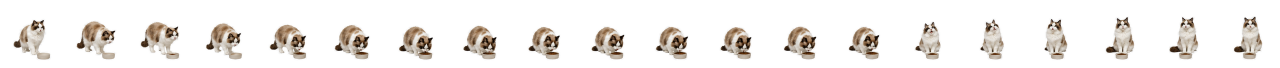
#> input picture templates/macos-desktop-pet/Sources/LovelyPetApp/Resources/pets/default/frames/eat/eat-20f-sheet.png, 6400 x 340 px (shown at 1/5 size)
$ python -i fix_yawn_action_sheet.py   (imports and definitions only)
#> lines starting #> are read from the running program, lines starting #| are printed output that depends on the picture; after the words box and inside, x2 and y2 are one past the last pixel; in counts of white or black regions, pixels touching at a corner belong together
#!/usr/bin/env python3
from __future__ import annotations

import json
import shutil
import zipfile
from pathlib import Path
from urllib.request import Request, urlopen

from PIL import Image
import numpy as np
from scipy import ndimage as ndi

DRIVE_FILE_ID = "1JIeNnddO7bU8brgXlXrhX4oFHPkYfahk"
PET_ROOT = Path("templates/macos-desktop-pet/Sources/LovelyPetApp/Resources/pets/default")
TARGET = PET_ROOT / "frames/yawn/yawn-20f-sheet.png"
ACTION_MAP = PET_ROOT / "ACTION_SPRITE_MAP.md"
TEMP_WORKFLOW = Path(".github/workflows/fix-yawn-action-sheet-from-drive.yml")
TEMP_SCRIPT = Path("pipeline/scripts/fix_yawn_action_sheet.py")

FRAME_WIDTH = 320
FRAME_HEIGHT = 340
FRAME_COUNT = 20
MAX_SPRITE_WIDTH = 220
MAX_SPRITE_HEIGHT = 260
BOTTOM_MARGIN = 20


# [8 lines left out: function download_drive_zip, not called in this run]


def foreground_mask(rgb: Image.Image) -> np.ndarray:
    arr = np.asarray(rgb.convert("RGB"), dtype=np.int16)
    r, g, b = arr[:, :, 0], arr[:, :, 1], arr[:, :, 2]
    mx = arr.max(axis=2)
    background = (np.abs(r - g) <= 12) & (np.abs(r - b) <= 12) & (np.abs(g - b) <= 12) & (mx >= 236)
    return ~background


def yawn_components(mask: np.ndarray) -> list[dict[str, object]]:
    labels, count = ndi.label(mask, structure=np.ones((3, 3), dtype=np.uint8))
    components: list[dict[str, object]] = []
    for label in range(1, count + 1):
        selected = labels == label
        area = int(selected.sum())
        if area < 1000:
            continue
        ys, xs = np.where(selected)
        x0, x1 = int(xs.min()), int(xs.max()) + 1
        y0, y1 = int(ys.min()), int(ys.max()) + 1
        if x1 - x0 < 30 or y1 - y0 < 50:
            continue
        components.append(
            {
                "label": label,
                "area": area,
                "box": (x0, y0, x1, y1),
                "center_x": (x0 + x1) / 2,
            }
        )
    components.sort(key=lambda c: float(c["center_x"]))
    if len(components) < 2:
        raise SystemExit(f"not enough yawn components detected: {len(components)}")
    return components


def regenerate_yawn(source_path: Path) -> dict[str, object]:
    rgb = Image.open(source_path).convert("RGB")
    mask = foreground_mask(rgb)
#> in foreground_mask, `background = (np.abs(r - g) <= 12) & (np.abs(r - b) <= 12) & (np.abs(g..`:
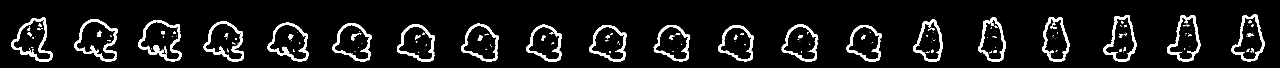
#> background: shape (340, 6400) bool (shown at 1/5 size); 5.6% white; 453 white regions (345 under 20 px), largest, box (x1, y1, x2, y2) and area: (372, 96, 583, 307) 7142, (693, 101, 906, 307) 7016, (1019, 106, 1220, 307) 6562
    labels, _ = ndi.label(mask, structure=np.ones((3, 3), dtype=np.uint8))
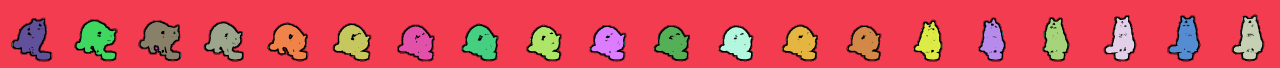
#> labels: shape (340, 6400) int32 (shown at 1/5 size); 541 distinct labels, from 0 to 540; one colour per label, 0 black
    components = yawn_components(mask)
#> in yawn_components, `labels, count = ndi.label(mask, structure=np.ones((3, 3), dtype=np.uin..`: count = 540
#> the loop in yawn_components, `for label in range(1, count + 1):` made 540 passes
#> (area, x0, x1, y0, y1) on passes 1, 3, 4: (1699002, 0, 6400, 0, 340), (17048, 6168, 6312, 83, 297), (16831, 5529, 5671, 85, 298)
#> after the loop in yawn_components, `for label in range(1, count + 1):`: selected: shape (340, 6400) bool; 0% white in thin lines or dots, all inside (x1, y1, x2, y2) = (5644, 295, 5646, 297)
#> after the loop in yawn_components, `for label in range(1, count + 1):`: components = 21 items
#> components = 21 items

    # The generated yawn source currently contains 19 clean detected cat components.
    # The runtime contract requires 20 frames, so resample by duplicating one adjacent
    # peak/open-mouth component. This is safer than the previous generic importer,
    # which expanded the first runtime frame to include three source cats.
    source_indexes = [round(i * (len(components) - 1) / (FRAME_COUNT - 1)) for i in range(FRAME_COUNT)]
#> source_indexes = [0, 1, 2, 3, 4, 5, 6, 7, 8, 9, 11, 12, 13, 14, 15, 16, 17, 18, 19, 20]

    rgba = rgb.convert("RGBA")
    frames = []
    frame_reports = []
    for frame_index, component_index in enumerate(source_indexes):
        component = components[component_index]
        label = int(component["label"])
        x0, y0, x1, y1 = component["box"]
        padding = 6
        x0 = max(0, x0 - padding)
        y0 = max(0, y0 - padding)
        x1 = min(rgb.width, x1 + padding)
        y1 = min(rgb.height, y1 + padding)
        crop = rgba.crop((x0, y0, x1, y1))
        component_alpha = (labels[y0:y1, x0:x1] == label).astype("uint8") * 255
        crop.putalpha(Image.fromarray(component_alpha, mode="L"))
        frames.append(crop)
        frame_reports.append(
            {
                "index": frame_index,
                "source_component_index": component_index,
                "source_box": [x0, y0, x1, y1],
            }
        )
#> this loop made 20 passes
#> (component_index, label, x0, y0, x1, y1) on passes 1 to 12: (0, 14, 61, 93, 257, 304), (1, 28, 376, 100, 583, 303), (2, 36, 697, 104, 902, 303), (3, 50, 1024, 110, 1216, 304), (4, 62, 1342, 117, 1537, 303), (5, 68, 1667, 119, 1853, 303), (6, 88, 1989, 126, 2171, 304), (7, 81, 2310, 123, 2489, 303), (8, 99, 2636, 128, 2805, 304), (9, 100, 2951, 128, 3128, 303), (11, 101, 3273, 128, 3447, 303), (12, 106, 3596, 130, 3764, 303)
#> pass 1, in regenerate_yawn, `component_alpha = (labels[y0:y1, x0:x1] == label).astype("uint8") * 255`:
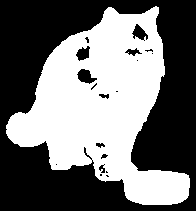
#> component_alpha: shape (211, 196); 44.6% white; 1 white region, box (x1, y1, x2, y2) and area: (6, 6, 190, 205) 18437
#> after the loop:
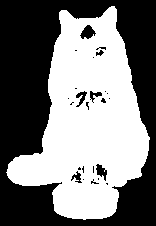
#> component_alpha: shape (226, 156); 48.4% white; 1 white region, box (x1, y1, x2, y2) and area: (6, 6, 150, 220) 17048
#> after the loop:
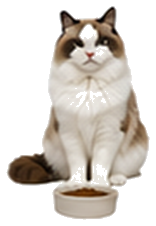
#> crop: PIL image 156x226 RGBA; mean R, G, B, A 129.1, 123.1, 116.5, 123.3; transparent parts drawn white
#> after the loop, frame_reports = 20 items; frames = 20 items

    max_width = max(frame.width for frame in frames)
#> max_width = 207
    max_height = max(frame.height for frame in frames)
#> max_height = 226
    scale = min(MAX_SPRITE_WIDTH / max_width, MAX_SPRITE_HEIGHT / max_height)
#> scale = 1.06
    output = Image.new("RGBA", (FRAME_WIDTH * FRAME_COUNT, FRAME_HEIGHT), (0, 0, 0, 0))
#> output: PIL image 6400x340 RGBA; every value is 0

    for index, frame in enumerate(frames):
        size = (max(1, round(frame.width * scale)), max(1, round(frame.height * scale)))
        resized = frame.resize(size, Image.Resampling.LANCZOS)
        frame_left = index * FRAME_WIDTH
        paste_x = frame_left + (FRAME_WIDTH - resized.width) // 2
        paste_y = FRAME_HEIGHT - BOTTOM_MARGIN - resized.height
        if paste_x < frame_left or paste_x + resized.width > frame_left + FRAME_WIDTH or paste_y < 0:
            raise SystemExit(f"yawn frame {index} does not fit runtime canvas: size={size}, paste=({paste_x},{paste_y})")
        output.alpha_composite(resized, (paste_x, paste_y))
        frame_reports[index]["render_size"] = list(size)
        frame_reports[index]["paste_xy"] = [paste_x, paste_y]
#> this loop made 20 passes
#> (size, frame_left, paste_x, paste_y) on passes 1 to 12: ((208, 224), 0, 56, 96), ((220, 216), 320, 370, 104), ((218, 211), 640, 691, 109), ((204, 206), 960, 1018, 114), ((207, 198), 1280, 1336, 122), ((198, 196), 1600, 1661, 124), ((193, 189), 1920, 1983, 131), ((190, 191), 2240, 2305, 129), ((180, 187), 2560, 2630, 133), ((188, 186), 2880, 2946, 134), ((185, 186), 3200, 3267, 134), ((179, 184), 3520, 3590, 136)
#> pass 1, in regenerate_yawn, `resized = frame.resize(size, Image.Resampling.LANCZOS)`:
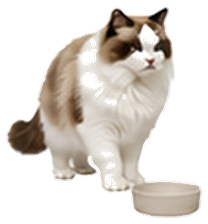
#> resized: PIL image 208x224 RGBA; mean R, G, B, A 89.1, 83.3, 77, 113.6; transparent parts drawn white
#> after the loop:
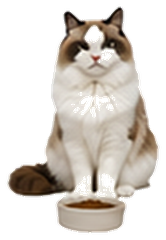
#> resized: PIL image 166x240 RGBA; mean R, G, B, A 94.4, 88.4, 81.7, 123.2; transparent parts drawn white

    TARGET.parent.mkdir(parents=True, exist_ok=True)
    output.save(TARGET, optimize=False, compress_level=6)
    return {
        "source": str(source_path),
        "target": str(TARGET),
        "detected_components": len(components),
        "source_indexes": source_indexes,
        "output_size": list(output.size),
        "max_source_crop_size": [max_width, max_height],
        "scale": round(scale, 4),
        "frames": frame_reports,
    }


# [43 lines left out: functions update_action_map, cleanup, main, not called in this run]


# [2 lines not run here, left out]

>>> result = regenerate_yawn('../../templates/macos-desktop-pet/Sources/LovelyPetApp/Resources/pets/default/frames/eat/eat-20f-sheet.png')
#> result = 8 items
